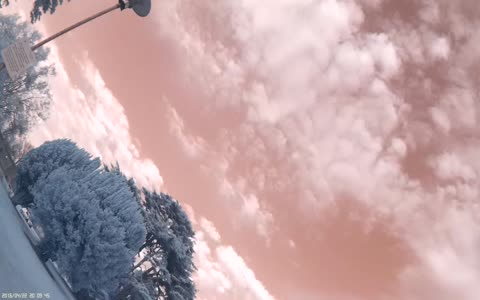
#> input picture imagefile.jpg, 480 x 300 px
$ python process.py
#> lines starting #> are read from the running program, lines starting #| are printed output that depends on the picture
import matplotlib
matplotlib.use('Agg')
from matplotlib import pyplot
#import numpy
import matplotlib.image as mpimg
import matplotlib.pyplot as plt
import numpy as np
import cv2
from PIL import Image
from math import sqrt

def savi(img,imageOutPath):
    '''
        SAVI Vegtation Index
    '''
    red=img[:,:,0]
    green=img[:,:,1]
    blue=img[:,:,2]

    arrR=np.asarray(red).astype('float64')
    arrG=np.asarray(green).astype('float64')
    arrB=np.asarray(blue).astype('float64')

    L = 0.5

    num=((arrR-arrB)*(1+L))
    denom=(arrR+arrB+L)
    arr_savi=num/denom

    fig=plt.figure()
    fig.set_frameon(False)
    ax=fig.add_subplot(111)
    ax.set_axis_off()
    ax.patch.set_alpha(0.0)

    #custom_cmap=make_cmap_gaussianHSV(bandwidth=0.01,num_segs=1024)
    savi_plot = ax.imshow(arr_savi, cmap=plt.cm.spectral, interpolation="nearest")
    #rdvi_plot = ax.imshow(arr_rdvi, cmap=custom_cmap, interpolation="nearest")

    fig.colorbar(savi_plot)
    fig.savefig(imageOutPath)

def savi2(img,imageOutPath):
    '''
        SAVI Vegtation Index
    '''
    red=img[:,:,0]
    green=img[:,:,1]
    blue=img[:,:,2]

    arrR=np.asarray(red).astype('float64')
    arrG=np.asarray(green).astype('float64')
    arrB=np.asarray(blue).astype('float64')

    arr_savi2=arrR+0.5-np.sqrt(np.power((arrR+0.5),2)-2*(arrR-arrB))

    fig=plt.figure()
    fig.set_frameon(False)
    ax=fig.add_subplot(111)
    ax.set_axis_off()
    ax.patch.set_alpha(0.0)

    #custom_cmap=make_cmap_gaussianHSV(bandwidth=0.01,num_segs=1024)
    savi2_plot = ax.imshow(arr_savi2, cmap=plt.cm.spectral, interpolation="nearest")
    #rdvi_plot = ax.imshow(arr_rdvi, cmap=custom_cmap, interpolation="nearest")

    fig.colorbar(savi2_plot)
    fig.savefig(imageOutPath)

def rdvi(img,imageOutPath):
    '''
        renormalized Difference Vegtation Index
    '''
    red=img[:,:,0]
    green=img[:,:,1]
    blue=img[:,:,2]

    arrR=np.asarray(red).astype('float64')
    arrG=np.asarray(green).astype('float64')
    arrB=np.asarray(blue).astype('float64')

    num=(arrR - arrB)
    denom=(np.sqrt(arrR+arrB))
    arr_rdvi=num/denom

    fig=plt.figure()
    fig.set_frameon(False)
    ax=fig.add_subplot(111)
    ax.set_axis_off()
    ax.patch.set_alpha(0.0)

    #custom_cmap=make_cmap_gaussianHSV(bandwidth=0.01,num_segs=1024)
    rdvi_plot = ax.imshow(arr_rdvi, cmap=plt.cm.spectral, interpolation="nearest")
    #rdvi_plot = ax.imshow(arr_rdvi, cmap=custom_cmap, interpolation="nearest")

    fig.colorbar(rdvi_plot)
    fig.savefig(imageOutPath)

def msr(img,imageOutPath):
    '''
        MSR Vegtation Index
    '''
    red=img[:,:,0]
    green=img[:,:,1]
    blue=img[:,:,2]

    arrR=np.asarray(red).astype('float64')
    arrG=np.asarray(green).astype('float64')
    arrB=np.asarray(blue).astype('float64')

    num=(arrR - arrB)
    denom=(arrR + arrB)
    arr_ndvi=num/denom

    sr = (1+arr_ndvi)/(1-arr_ndvi)
    msr = (sr-1)/np.sqrt(sr+1)

    fig=plt.figure()
    fig.set_frameon(False)
    ax=fig.add_subplot(111)
    ax.set_axis_off()
    ax.patch.set_alpha(0.0)

    #custom_cmap=make_cmap_gaussianHSV(bandwidth=0.01,num_segs=1024)
    msr_plot = ax.imshow(msr, cmap=plt.cm.spectral, interpolation="nearest")
    #ndvi_plot = ax.imshow(arr_ndvi, cmap=custom_cmap, interpolation="nearest")

    fig.colorbar(msr_plot)
    fig.savefig(imageOutPath)

def sr(img,imageOutPath):
    '''
        SR Vegtation Index
    '''
    red=img[:,:,0]
    green=img[:,:,1]
    blue=img[:,:,2]

    arrR=np.asarray(red).astype('float64')
    arrG=np.asarray(green).astype('float64')
    arrB=np.asarray(blue).astype('float64')

    arr_sr=(arrR/arrB)

    fig=plt.figure()
    fig.set_frameon(False)
    ax=fig.add_subplot(111)
    ax.set_axis_off()
    ax.patch.set_alpha(0.0)

    #custom_cmap=make_cmap_gaussianHSV(bandwidth=0.01,num_segs=1024)
    sr_plot = ax.imshow(arr_sr, cmap=plt.cm.spectral, interpolation="nearest")
    #ndvi_plot = ax.imshow(arr_ndvi, cmap=custom_cmap, interpolation="nearest")

    fig.colorbar(sr_plot)
    fig.savefig(imageOutPath)

def endvi(img,imageOutPath):
    '''
        Enhanced Normalized Difference Vegtation Index
    '''
    red=img[:,:,0]
    green=img[:,:,1]
    blue=img[:,:,2]

    arrR=np.asarray(red).astype('float64')
    arrG=np.asarray(green).astype('float64')
    arrB=np.asarray(blue).astype('float64')

    num = ((arrR+arrG)-(2*arrB))
    denom = ((arrR+arrG)+(2*arrB))
    arr_endvi=num/denom

    fig=plt.figure()
    fig.set_frameon(False)
    ax=fig.add_subplot(111)
    ax.set_axis_off()
    ax.patch.set_alpha(0.0)

    #custom_cmap=make_cmap_gaussianHSV(bandwidth=0.01,num_segs=1024)
    endvi_plot = ax.imshow(arr_endvi, cmap=plt.cm.spectral, interpolation="nearest")
    #ndvi_plot = ax.imshow(arr_ndvi, cmap=custom_cmap, interpolation="nearest")

    fig.colorbar(endvi_plot)
    fig.savefig(imageOutPath)

def bvdrvi(img,imageOutPath):
    '''
        Normalized difference vegetation index
    '''
    #img1 = Image.open(imageInPath)

    red=img[:,:,0]
    green=img[:,:,1]
    blue=img[:,:,2]

    arrR=np.asarray(red).astype('float64')
    arrG=np.asarray(green).astype('float64')
    arrB=np.asarray(blue).astype('float64')
    #red channel  = NIR
    #blue channel = visible
    num=0.1*(arrR - arrB)
    denom=0.1*(arrR + arrB)
    arr_bvdrvi=num/denom

    fig=plt.figure()
    fig.set_frameon(False)
    ax=fig.add_subplot(111)
    ax.set_axis_off()
    ax.patch.set_alpha(0.0)

    #custom_cmap=make_cmap_gaussianHSV(bandwidth=0.01,num_segs=1024)
    bvdrvi_plot = ax.imshow(arr_bvdrvi, cmap=plt.cm.spectral, interpolation="nearest")
    #bvdrvi_plot = ax.imshow(arr_bvdrvi, cmap=custom_cmap, interpolation="nearest")

    fig.colorbar(bvdrvi_plot)
    fig.savefig(imageOutPath)

def ndvi(img,imageOutPath):
    '''
        Normalized difference vegetation index
    '''
    #img1 = Image.open(imageInPath)

    red=img[:,:,0]
    green=img[:,:,1]
    blue=img[:,:,2]

    arrR=np.asarray(red).astype('float64')
    arrG=np.asarray(green).astype('float64')
    arrB=np.asarray(blue).astype('float64')
    #red channel  = NIR
    #blue channel = visible
    num=(arrR - arrB)
    denom=(arrR + arrB)
    arr_ndvi=num/denom

    fig=plt.figure()
    fig.set_frameon(False)
    ax=fig.add_subplot(111)
    ax.set_axis_off()
    ax.patch.set_alpha(0.0)

    #custom_cmap=make_cmap_gaussianHSV(bandwidth=0.01,num_segs=1024)
    ndvi_plot = ax.imshow(arr_ndvi, cmap=plt.cm.spectral, interpolation="nearest")
    #ndvi_plot = ax.imshow(arr_ndvi, cmap=custom_cmap, interpolation="nearest")

    fig.colorbar(ndvi_plot)
    fig.savefig(imageOutPath)

def nir(img,imageOutPath):
    '''
        Near InfraRed
    '''
    red=img[:,:,0]
    arrR=np.asarray(red).astype('float64')

    arr_nir=arrR

    fig=plt.figure()
    fig.set_frameon(False)
    ax=fig.add_subplot(111)
    ax.set_axis_off()
    ax.patch.set_alpha(0.0)

    nir_plot = ax.imshow(arr_nir, cmap=plt.cm.gist_gray, interpolation="nearest")

    #fig.colorbar(nir_plot)
    fig.savefig(imageOutPath)


#img = mpimg.imread("imagefile.jpg")
img = cv2.imread("imagefile.jpg")
#> img is the input picture: shape (300, 480, 3); mean B, G, R 165.9, 162.6, 189.1
ndvi(img,"ndvi.jpg")
#> in ndvi, `green=img[:,:,1]`:
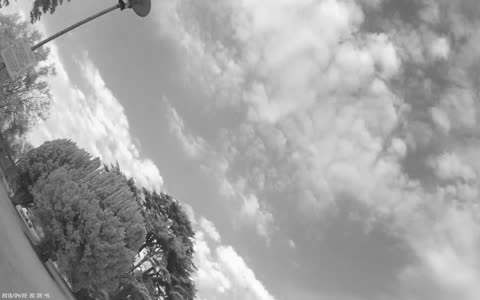
#> green: shape (300, 480); min 34, max 254, mean 162.6
#> in ndvi, `num=(arrR - arrB)`:
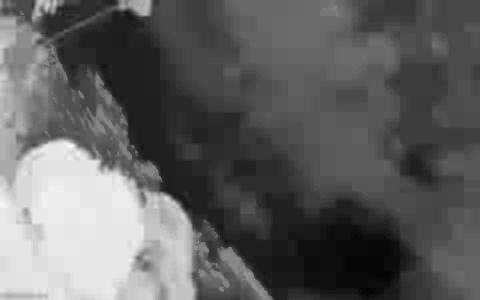
#> num: shape (300, 480) float64; min -69, max 52, mean -23.2; drawn with min black and max white
rdvi(img,"rdvi.jpg")
#> in rdvi, `denom=(np.sqrt(arrR+arrB))`:
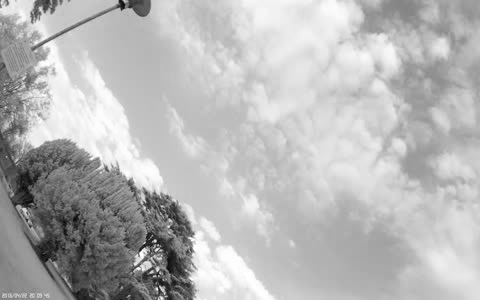
#> denom: shape (300, 480) float64; min 8.6, max 22.58, mean 18.7; drawn with min black and max white
bvdrvi(img,"bvdrvi.jpg")
savi(img,"savi.jpg")
savi2(img,"savi2.jpg")
#> in savi2, `arr_savi2=arrR+0.5-np.sqrt(np.power((arrR+0.5),2)-2*(arrR-arrB))`:
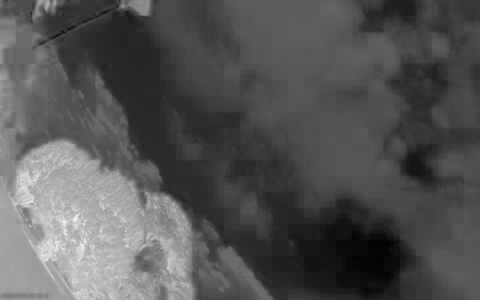
#> arr_savi2: shape (300, 480) float64; min -0.545, max 0.722, mean -0.125; drawn with min black and max white
endvi(img,"endvi.jpg")
msr(img,"msr.jpg")
#> in msr, `msr = (sr-1)/np.sqrt(sr+1)`:
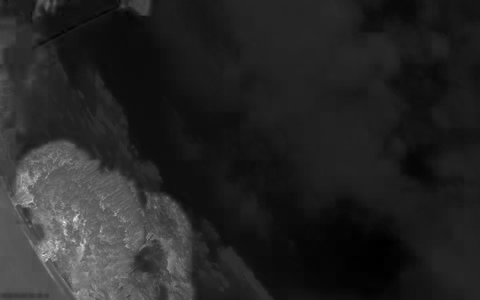
#> msr: shape (300, 480) float64; min -0.276, max 1.22, mean -0.0549; drawn with min black and max white
#> in msr, `fig.savefig(imageOutPath)`:
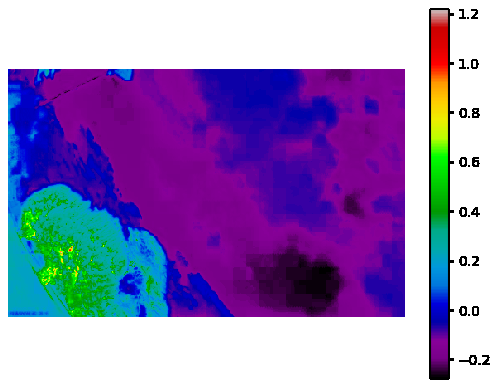
#> figure drawn by matplotlib, 2 panels
sr(img,"sr.jpg")
#> in sr, `fig.savefig(imageOutPath)`:
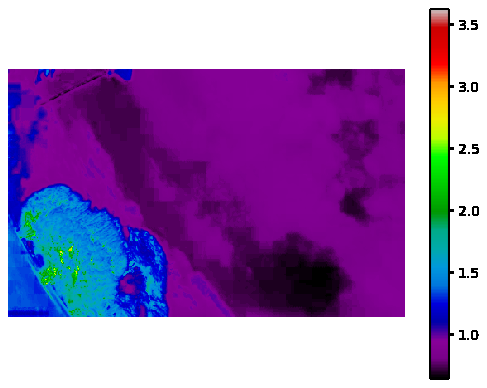
#> figure drawn by matplotlib, 2 panels
nir(img,"nir.jpg")
